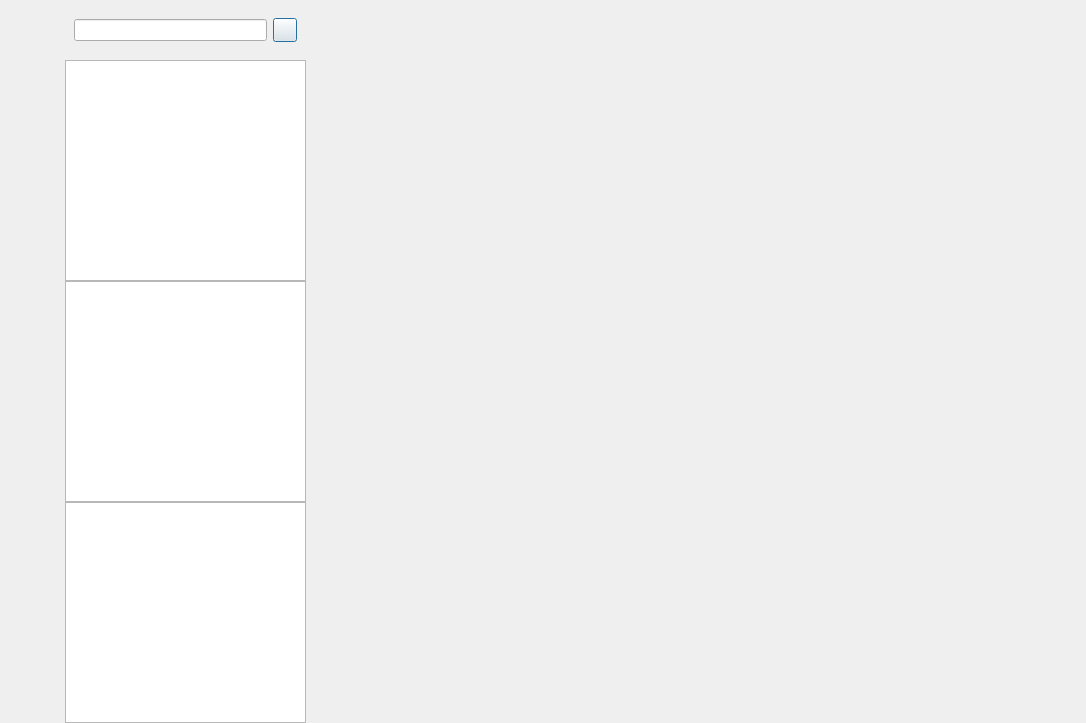
<?xml version="1.0" encoding="UTF-8"?>
<ui version="4.0">
 <class>ChatDialog</class>
 <widget class="QDialog" name="ChatDialog">
  <property name="geometry">
   <rect>
    <x>0</x>
    <y>0</y>
    <width>1086</width>
    <height>723</height>
   </rect>
  </property>
  <property name="minimumSize">
   <size>
    <width>0</width>
    <height>0</height>
   </size>
  </property>
  <property name="maximumSize">
   <size>
    <width>16777215</width>
    <height>16777215</height>
   </size>
  </property>
  <property name="windowTitle">
   <string>Dialog</string>
  </property>
  <layout class="QHBoxLayout" name="horizontalLayout">
   <property name="spacing">
    <number>0</number>
   </property>
   <property name="leftMargin">
    <number>0</number>
   </property>
   <property name="topMargin">
    <number>0</number>
   </property>
   <property name="rightMargin">
    <number>0</number>
   </property>
   <property name="bottomMargin">
    <number>0</number>
   </property>
   <item>
    <widget class="QWidget" name="side_bar" native="true">
     <property name="sizePolicy">
      <sizepolicy hsizetype="Fixed" vsizetype="Expanding">
       <horstretch>0</horstretch>
       <verstretch>0</verstretch>
      </sizepolicy>
     </property>
     <property name="minimumSize">
      <size>
       <width>56</width>
       <height>0</height>
      </size>
     </property>
     <property name="maximumSize">
      <size>
       <width>56</width>
       <height>16777215</height>
      </size>
     </property>
     <layout class="QVBoxLayout" name="verticalLayout_3">
      <property name="leftMargin">
       <number>10</number>
      </property>
      <property name="topMargin">
       <number>30</number>
      </property>
      <property name="rightMargin">
       <number>0</number>
      </property>
      <item>
       <widget class="QWidget" name="widget" native="true">
        <layout class="QVBoxLayout" name="verticalLayout_5">
         <property name="spacing">
          <number>30</number>
         </property>
         <property name="leftMargin">
          <number>0</number>
         </property>
         <property name="topMargin">
          <number>0</number>
         </property>
         <property name="rightMargin">
          <number>0</number>
         </property>
         <property name="bottomMargin">
          <number>0</number>
         </property>
         <item>
          <widget class="QLabel" name="side_head_label">
           <property name="minimumSize">
            <size>
             <width>30</width>
             <height>30</height>
            </size>
           </property>
           <property name="maximumSize">
            <size>
             <width>30</width>
             <height>30</height>
            </size>
           </property>
           <property name="text">
            <string/>
           </property>
          </widget>
         </item>
         <item>
          <widget class="StateWidget" name="side_chat_label">
           <property name="minimumSize">
            <size>
             <width>30</width>
             <height>30</height>
            </size>
           </property>
           <property name="maximumSize">
            <size>
             <width>30</width>
             <height>30</height>
            </size>
           </property>
           <property name="text">
            <string/>
           </property>
          </widget>
         </item>
         <item>
          <widget class="StateWidget" name="side_contact_label">
           <property name="minimumSize">
            <size>
             <width>30</width>
             <height>30</height>
            </size>
           </property>
           <property name="maximumSize">
            <size>
             <width>30</width>
             <height>30</height>
            </size>
           </property>
           <property name="text">
            <string/>
           </property>
          </widget>
         </item>
        </layout>
       </widget>
      </item>
      <item>
       <spacer name="verticalSpacer">
        <property name="orientation">
         <enum>Qt::Orientation::Vertical</enum>
        </property>
        <property name="sizeHint" stdset="0">
         <size>
          <width>20</width>
          <height>40</height>
         </size>
        </property>
       </spacer>
      </item>
     </layout>
    </widget>
   </item>
   <item>
    <widget class="QWidget" name="char_user_wid" native="true">
     <property name="minimumSize">
      <size>
       <width>250</width>
       <height>0</height>
      </size>
     </property>
     <property name="maximumSize">
      <size>
       <width>250</width>
       <height>16777215</height>
      </size>
     </property>
     <layout class="QVBoxLayout" name="verticalLayout_4">
      <property name="spacing">
       <number>0</number>
      </property>
      <property name="topMargin">
       <number>0</number>
      </property>
      <property name="rightMargin">
       <number>0</number>
      </property>
      <property name="bottomMargin">
       <number>0</number>
      </property>
      <item>
       <widget class="QWidget" name="search_widget" native="true">
        <property name="minimumSize">
         <size>
          <width>0</width>
          <height>60</height>
         </size>
        </property>
        <property name="maximumSize">
         <size>
          <width>16777215</width>
          <height>60</height>
         </size>
        </property>
        <layout class="QHBoxLayout" name="horizontalLayout_2">
         <item>
          <widget class="CustomEdit" name="search_edit"/>
         </item>
         <item>
          <widget class="ClickedBtn" name="add_btn">
           <property name="minimumSize">
            <size>
             <width>24</width>
             <height>24</height>
            </size>
           </property>
           <property name="maximumSize">
            <size>
             <width>24</width>
             <height>24</height>
            </size>
           </property>
           <property name="text">
            <string/>
           </property>
          </widget>
         </item>
        </layout>
       </widget>
      </item>
      <item>
       <widget class="SearchList" name="search_list"/>
      </item>
      <item>
       <widget class="ChatUserList" name="chat_user_list"/>
      </item>
      <item>
       <widget class="ContactUserList" name="con_user_list"/>
      </item>
     </layout>
    </widget>
   </item>
   <item>
    <widget class="QStackedWidget" name="stackedWidget">
     <widget class="ChatPage" name="chat_page"/>
     <widget class="ApplyFriendPage" name="friend_apply_page"/>
    </widget>
   </item>
  </layout>
 </widget>
 <customwidgets>
  <customwidget>
   <class>ClickedBtn</class>
   <extends>QPushButton</extends>
   <header>clickedbtn.h</header>
  </customwidget>
  <customwidget>
   <class>CustomEdit</class>
   <extends>QLineEdit</extends>
   <header>customedit.h</header>
  </customwidget>
  <customwidget>
   <class>ChatUserList</class>
   <extends>QListWidget</extends>
   <header>chatuserlist.h</header>
  </customwidget>
  <customwidget>
   <class>ChatPage</class>
   <extends>QWidget</extends>
   <header>chatpage.h</header>
   <container>1</container>
  </customwidget>
  <customwidget>
   <class>StateWidget</class>
   <extends>QLabel</extends>
   <header>statewidget.h</header>
   <container>1</container>
  </customwidget>
  <customwidget>
   <class>SearchList</class>
   <extends>QListWidget</extends>
   <header>searchlist.h</header>
  </customwidget>
  <customwidget>
   <class>ContactUserList</class>
   <extends>QListWidget</extends>
   <header>contactuserlist.h</header>
  </customwidget>
  <customwidget>
   <class>ApplyFriendPage</class>
   <extends>QWidget</extends>
   <header>applyfriendpage.h</header>
   <container>1</container>
  </customwidget>
 </customwidgets>
 <resources/>
 <connections/>
</ui>
